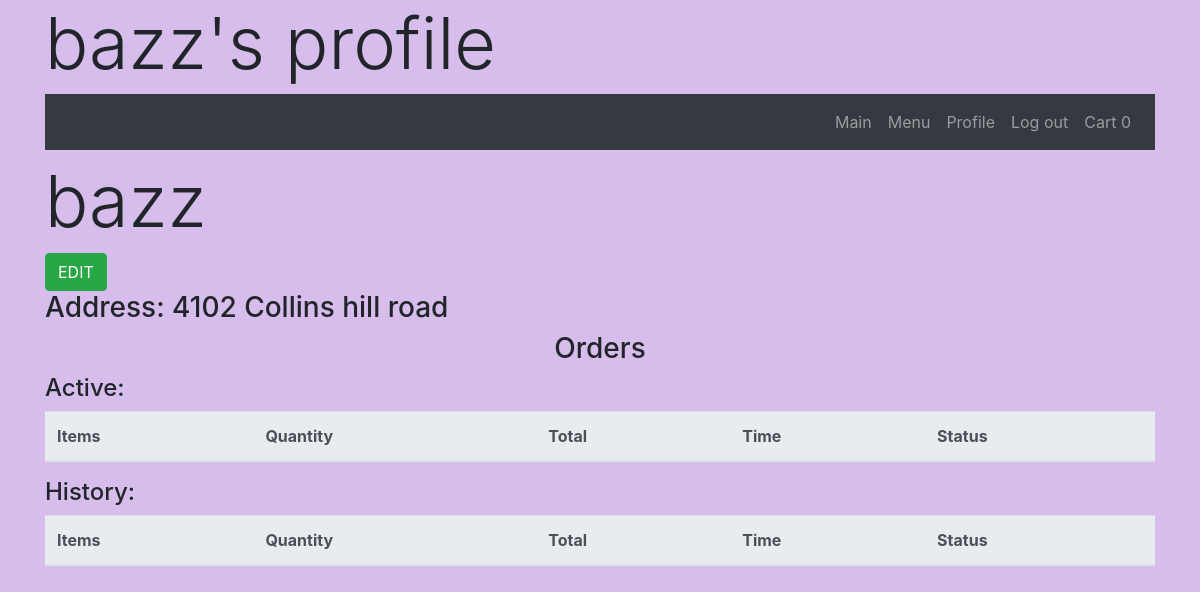
/bazz/ (signed in), run on an earlier commit of the app's database.
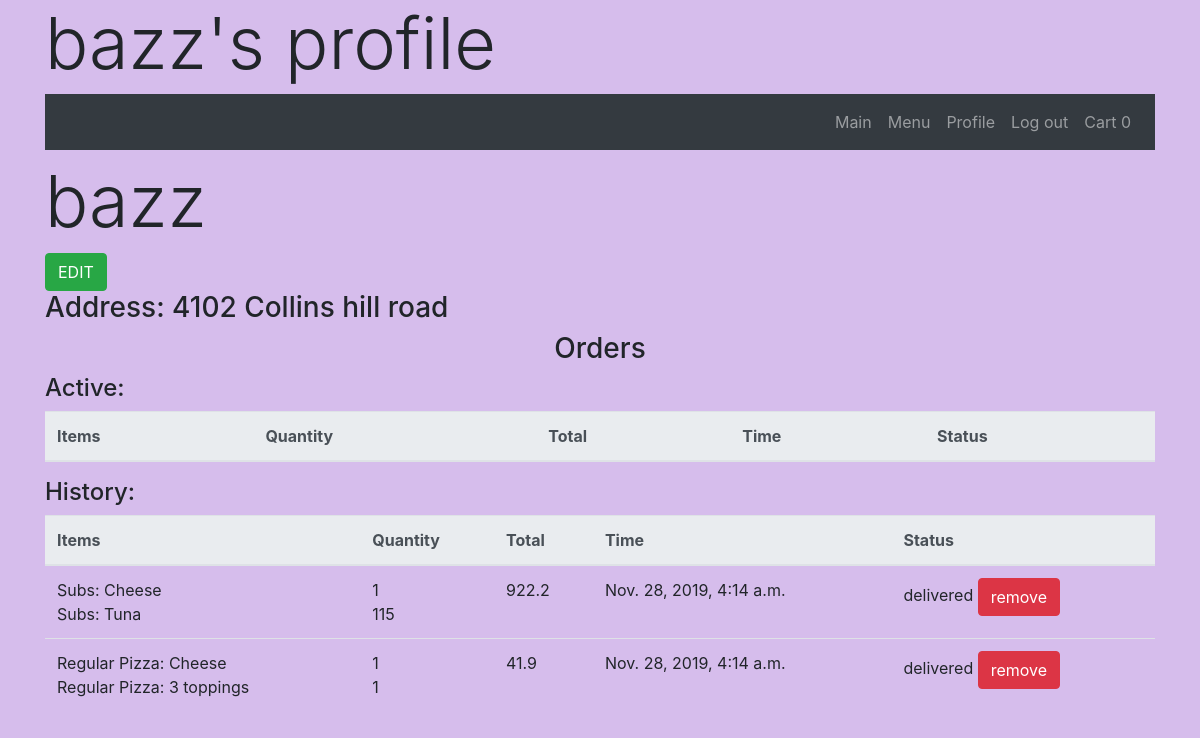
And on a later commit of the database.
### orders/models.py (models this page shows, shortened)
class Profile(models.Model):
    user = models.OneToOneField(User, on_delete=models.CASCADE)
    address = models.CharField(max_length=256, blank=True)
    orders = models.ManyToManyField(Order, related_name='users_orders', blank = True)
    firstname = models.CharField(max_length=64, blank = True)
    lastname = models.CharField(max_length=64, blank = True)
    cart = models.ManyToManyField(Cart, related_name='users_cart', blank = True)

class StatusCatergory(models.Model):
    status_category = models.CharField(max_length=64)
    def __str__(self):
        return f'{self.status_category}'

class OrderItem(models.Model):
    item = models.ForeignKey(MenuItem, on_delete=models.CASCADE, blank=False)
    amount = models.IntegerField()
    toppings = models.ManyToManyField(Kind, blank=True, related_name='order_item_toppings')
    def price(self):
        return round(self.amount*self.item.price, 2)

class MenuItem(models.Model):
    category = models.ForeignKey(Category, on_delete=models.CASCADE, related_name="categories", blank = True, null = True)
    size = models.ForeignKey(Size, on_delete=models.CASCADE, related_name="sizes", blank = True, null = True)
    price = models.FloatField(blank=True, null = True)
    kind = models.ForeignKey(Kind,on_delete=models.CASCADE, related_name='kinds')
    menu_priority = models.IntegerField(default = 100)
    def __str__(self):
        if str(self.category) != 'Toppings':
            return f'{self.category}: {self.kind}'
        return f'{self.category}: {self.kind}'
    class Meta:
        ordering = ['-category', 'price', 'size']

class Category(models.Model):
    category =  models.CharField(max_length=64)
    sizes = models.ManyToManyField(Size, related_name="cat_sizes", blank = True, null = True)
    kinds = models.ManyToManyField(Kind, related_name='cat_kinds', blank = False)
    menu_priority = models.IntegerField(default = 100)
    no_price=models.BooleanField(default=False)
    toppings = models.BooleanField(default=False)
    addable = models.BooleanField(default=False)
    def __str__(self):
        return f'{self.category}'
    class Meta:
        ordering = ['menu_priority']

class Kind(models.Model):
    kind = models.CharField(max_length=64)
    menu_priority = models.IntegerField(default = 100)
    toppings_allowed = models.IntegerField(default = 0)
    def __str__(self):
        return f'{self.kind}'
    class Meta:
        ordering = ['-menu_priority']

class Order(models.Model):
    items = models.ManyToManyField(OrderItem, related_name='order_items')
    user = models.ForeignKey(User, on_delete=models.CASCADE, related_name='user_order', blank=False, null = False)
    status = models.ForeignKey(OrderStatus,on_delete = models.CASCADE, related_name='order_statuses', blank = False, null = False, default = 3)
    date = models.DateTimeField(auto_now_add=True, blank=True, null=True)
    date_updated = models.DateTimeField(auto_now_add=True, blank=True, null=True)
    def price(self):
        output = 0
        for item in self.items.all():
            output+= item.price()
        return round(output,2)
    class Meta:
        ordering = ['-date_updated']

class OrderStatus(models.Model):
    status_category =  models.ForeignKey(StatusCatergory, on_delete=models.CASCADE, related_name='statuses_cat', blank=True, default = 1)
    status = models.CharField(max_length=64)
    def __str__(self):
        return f"{self.status}"

### orders/views.py (the view, shortened to what this page needs)
# urls.py: path('<str:user>/', views.profile_open, name = 'profile'),
def profile_open(request, user):
    if request.method=='GET':
        if request.user.is_authenticated and str(request.user) == user:
            content={
                'user' : User.objects.get(username=user),
                'Auth' : request.user.is_authenticated,
                'active': User.objects.get(username=user).profile.orders.filter(status_id=2),
                'order_cat':StatusCatergory.objects.all()
            }
            return render(request,'orders/profile.html', content)

### orders/templates/orders/profile.html (shortened to what this page needs)
{% extends 'orders/base.html'%}
{%block h1%} <h1 class="title container display-3">{{user}}'s profile</h1> {%endblock%}
{% block body%}
    <div class="container">
        <h2 class="display-3">{{user}}</h2> <a href="edit/"><button class="btn btn-success">EDIT</button></a>
        {%if user.profile.address %}
        <h3>Address: {{user.profile.address}}</h3>
        {%endif%}
            <h3 class='text-center'>Orders</h3>
            {% for status in order_cat%}
            <table class='table w-100'>
            <h4>{{status}}:</h4>
            <thead class='thead-light'>
                <tr>
                    <th>Items</th>
                    <th>Quantity</th>
                    <th>Total</th>
                    <th>Time</th>
                    <th>Status</th>
                </tr>
            </thead>
            <tbody>
                {%for order in user.profile.orders.all%}
                {% if order.status.status_category.status_category == status.status_category%}
                <tr id={{order.id}}>
                    <td>
                        {%for item in order.items.all%}
                        <div> {{item.item}}</div>
                        {%endfor%}
                    </td>
                    <td>
                        {%for item in order.items.all%}
                        <div> {{item.amount}}</div>
                        {%endfor%}
                    </td>
                    <td>
                        <div> {{order.price}}</div>
                    </td>
                    <td>
                        <div> {{order.date}}</div>
                    </td>
                    <td>
                        <div> {{order.status}} <span class="cancel_order btn btn-danger">{%if status.status_category != 'History' %} cancel {%else%} remove {%endif%}</span></div>
                    </td>
                </tr>
                {% endif%}
                {%endfor%}
            </tbody>
        </table>
        {%endfor%}
    </div>
{%endblock%}

### orders/templates/orders/base.html (shortened to what this page needs)
{% load static %}
<!DOCTYPE html>
<html lang="en">
<head>
    <link rel="stylesheet" href="https://stackpath.bootstrapcdn.com/bootstrap/4.3.1/css/bootstrap.min.css">
    <link rel="stylesheet" href="{%static 'orders/style.css'%}">
</head>
<body>
    {%block h1%} {%endblock%}
    <header>
        <div class="mb-2 container">
            <nav class="d-flex navbar navbar-expand-lg navbar-dark bg-dark justify-content-end ">
                <div class="d-flex collapse navbar-collapse justify-content-end " id="navbarTogglerDemo01">
                    <ul class="navbar-nav mt-2 mt-lg-0 ">
                    <li class="nav-item ">
                        <a class="nav-link" href="/">Main</a>
                    </li>
                    <li class="nav-item">
                        <a class="nav-link" href="/menu/">Menu</a>
                    </li>
                    {% if user.is_authenticated %}
                    <li class="nav-item">
                        <a class="nav-link" href="/{{user}}/">Profile</a>
                    </li>
                    <li class="nav-item">
                        <a class="nav-link" href="/logout/">Log out</a>
                    </li>
                    {%if user.is_staff%}
                    <li class="nav-item">
                        <a class="nav-link" href="/orders/">Orders</a>
                    </li>
                    {%else%}
                    <li class="nav-item">
                        <a class="nav-link" href="/{{user}}/cart/">Cart <span id='cart_count'>{%if user.profile.cart.count > 0%}{{user.profile.cart.count}}{%else%}0{%endif%}</span></a>
                    </li>
                    {%endif%}
                    {% endif %}
                    </ul>
                </div>
            </nav>
        </div>
    </header>
    {%block body%}
    {%endblock%}
</body>
</html>

### orders/static/orders/style.css (style rules this page uses)
html,body { background-color: rgb(214, 189, 236); }

What changed in the data, as far as the page shows it:
added Order: price "922.2", date "Nov. 28, 2019, 4:14 a.m.", status "delivered", shown under StatusCatergory "History"
added OrderItem: item "Subs: Cheese", amount "1"
added OrderItem: item "Subs: Tuna", amount "115"
added Order: price "41.9", date "Nov. 28, 2019, 4:14 a.m.", status "delivered", shown under StatusCatergory "History"
added OrderItem: item "Regular Pizza: Cheese", amount "1"
added OrderItem: item "Regular Pizza: 3 toppings", amount "1"
